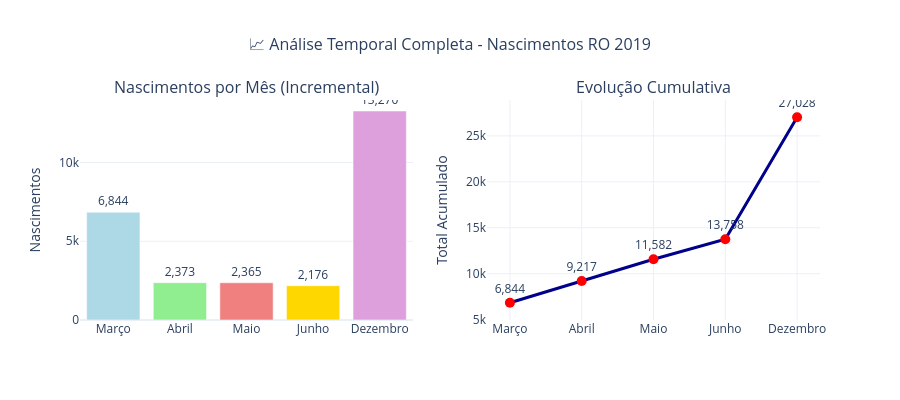

Here is the notebook cell this chart was saved with:
### Markdown cell above
## 7. Comparação Mensal com Dados Incrementais

### Code cell
# Calcular nascimentos incrementais (por mês individual)
nascimentos_incrementais = []
nascimentos_acumulados = []
meses_labels = []

anterior = 0
for i, mes in enumerate(meses_ordem):
    if mes in dados_meses:
        atual = len(dados_meses[mes])
        incremental = atual - anterior

        nascimentos_incrementais.append(incremental)
        nascimentos_acumulados.append(atual)
        meses_labels.append(meses_nomes[mes])

        anterior = atual

# Criar gráfico comparativo
fig = make_subplots(
    rows=1, cols=2,
    subplot_titles=('Nascimentos por Mês (Incremental)', 'Evolução Cumulativa'),
    specs=[[{"secondary_y": False}, {"secondary_y": False}]]
)

# Gráfico de barras - Incremental
fig.add_trace(
    go.Bar(x=meses_labels, y=nascimentos_incrementais,
           name='Nascimentos/Mês',
           marker_color=['lightblue', 'lightgreen', 'lightcoral', 'gold', 'plum'],
           text=[f'{n:,}' for n in nascimentos_incrementais],
           textposition='outside'),
    row=1, col=1
)

# Gráfico de linha - Cumulativo
fig.add_trace(
    go.Scatter(x=meses_labels, y=nascimentos_acumulados,
               mode='lines+markers+text', name='Cumulativo',
               line=dict(color='darkblue', width=3),
               marker=dict(size=10, color='red'),
               text=[f'{n:,}' for n in nascimentos_acumulados],
               textposition='top center'),
    row=1, col=2
)

fig.update_layout(
    title={
        'text': '📈 Análise Temporal Completa - Nascimentos RO 2019',
        'x': 0.5,
        'font': {'size': 16}
    },
    height=400,
    template='plotly_white',
    showlegend=False
)

fig.update_yaxes(title_text="Nascimentos", row=1, col=1)
fig.update_yaxes(title_text="Total Acumulado", row=1, col=2)

fig.show()

# Imprimir resumo
print("\n📋 RESUMO DOS NASCIMENTOS POR PERÍODO")
print("=" * 45)
for i, mes in enumerate(meses_labels):
    print(f"{mes:12}: {nascimentos_incrementais[i]:,} nascimentos | Acumulado: {nascimentos_acumulados[i]:,}")

print(f"\n🏆 Mês com mais nascimentos: {meses_labels[np.argmax(nascimentos_incrementais)]} ({max(nascimentos_incrementais):,} nascimentos)")
print(f"📊 Total do ano (até dezembro): {nascimentos_acumulados[-1]:,} nascimentos")

### Figure 1 — Plotly figure (JSON) as saved in the notebook; plotly's stock layout.template omitted (floating-point values rounded to 4 significant figures)
{"data": [{"marker": {"color": ["lightblue", "lightgreen", "lightcoral", "gold", "plum"]}, "name": "Nascimentos/Mês", "text": ["6,844", "2,373", "2,365", "2,176", "13,270"], "textposition": "outside", "x": ["Março", "Abril", "Maio", "Junho", "Dezembro"], "y": [6844, 2373, 2365, 2176, 13270], "type": "bar", "xaxis": "x", "yaxis": "y"}, {"line": {"color": "darkblue", "width": 3}, "marker": {"color": "red", "size": 10}, "mode": "lines+markers+text", "name": "Cumulativo", "text": ["6,844", "9,217", "11,582", "13,758", "27,028"], "textposition": "top center", "x": ["Março", "Abril", "Maio", "Junho", "Dezembro"], "y": [6844, 9217, 11582, 13758, 27028], "type": "scatter", "xaxis": "x2", "yaxis": "y2"}], "layout": {"xaxis": {"anchor": "y", "domain": [0, 0.45]}, "yaxis": {"anchor": "x", "domain": [0, 1], "title": {"text": "Nascimentos"}}, "xaxis2": {"anchor": "y2", "domain": [0.55, 1]}, "yaxis2": {"anchor": "x2", "domain": [0, 1], "title": {"text": "Total Acumulado"}}, "annotations": [{"font": {"size": 16}, "showarrow": false, "text": "Nascimentos por Mês (Incremental)", "x": 0.225, "xanchor": "center", "xref": "paper", "y": 1, "yanchor": "bottom", "yref": "paper"}, {"font": {"size": 16}, "showarrow": false, "text": "Evolução Cumulativa", "x": 0.775, "xanchor": "center", "xref": "paper", "y": 1, "yanchor": "bottom", "yref": "paper"}], "title": {"font": {"size": 16}, "text": "📈 Análise Temporal Completa - Nascimentos RO 2019", "x": 0.5}, "height": 400, "showlegend": false}}
